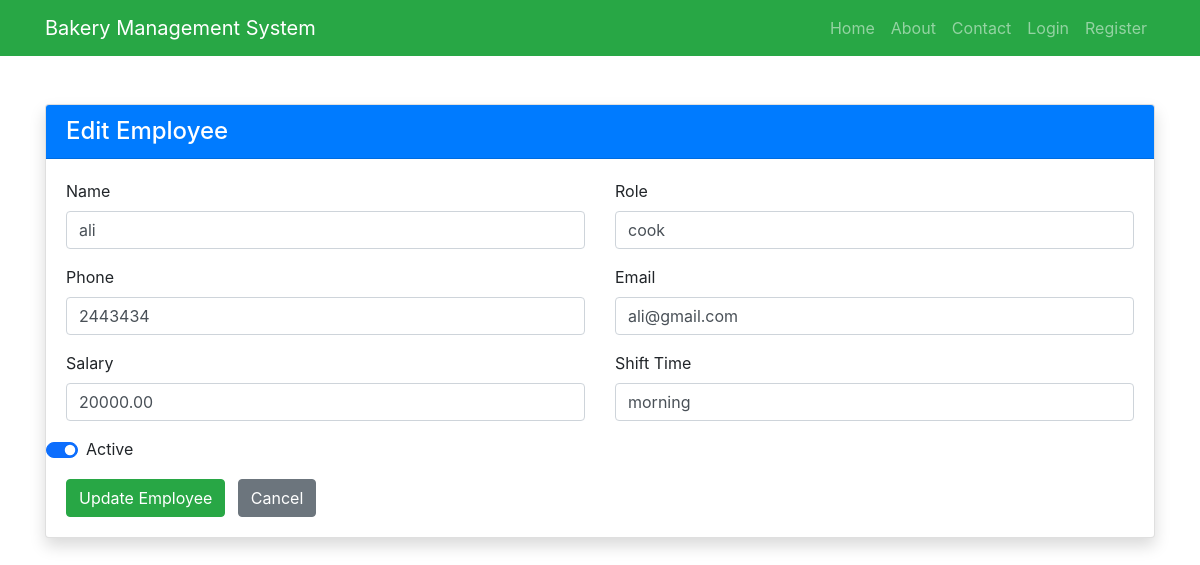
/dashboard/employees/edit.php?id=1, run on the app's committed database.
### tables this page shows
CREATE TABLE `employees` (
  `employee_id` int(11) NOT NULL,
  `name` varchar(100) DEFAULT NULL,
  `role` varchar(50) DEFAULT NULL,
  `phone` varchar(20) DEFAULT NULL,
  `email` varchar(100) DEFAULT NULL,
  `salary` decimal(10,2) DEFAULT NULL,
  `shift_time` varchar(50) DEFAULT NULL,
  `status` enum('active','inactive') DEFAULT 'active',
  `created_at` timestamp NOT NULL DEFAULT current_timestamp()
);

### dashboard/employees/edit.php (the view, shortened to what this page needs)
<?php
$baseURL = '/bakery';
$projectRoot = $_SERVER['DOCUMENT_ROOT'] . $baseURL;
require_once $projectRoot . '/header.php';
$id = intval($_GET['id']);
$stmt = $conn->prepare("SELECT * FROM employees WHERE employee_id = ?");
$stmt->bind_param("i", $id);
$stmt->execute();
$result = $stmt->get_result();
$row = $result->fetch_assoc();
?>
<div class="container mt-5">
    <div class="card shadow rounded">
        <div class="card-header bg-primary text-white">
            <h4 class="mb-0">Edit Employee</h4>
        </div>
        <div class="card-body">
            <form method="post" class="row g-3">
                <div class="col-md-6">
                    <label class="form-label">Name</label>
                    <input type="text" name="name" value="<?= htmlspecialchars($row['name']) ?>" class="form-control" required>
                </div>
                <div class="col-md-6">
                    <label class="form-label">Role</label>
                    <input type="text" name="role" value="<?= htmlspecialchars($row['role']) ?>" class="form-control">
                </div>
                <div class="col-md-6">
                    <label class="form-label">Phone</label>
                    <input type="text" name="phone" value="<?= htmlspecialchars($row['phone']) ?>" class="form-control">
                </div>
                <div class="col-md-6">
                    <label class="form-label">Email</label>
                    <input type="email" name="email" value="<?= htmlspecialchars($row['email']) ?>" class="form-control">
                </div>
                <div class="col-md-6">
                    <label class="form-label">Salary</label>
                    <input type="number" name="salary" step="0.01" value="<?= htmlspecialchars($row['salary']) ?>" class="form-control" required>
                </div>
                <div class="col-md-6">
                    <label class="form-label">Shift Time</label>
                    <input type="text" name="shift_time" value="<?= htmlspecialchars($row['shift_time']) ?>" class="form-control">
                </div>
                <div class="col-12">
                    <div class="form-check form-switch">
                        <input class="form-check-input" type="checkbox" name="status" id="statusSwitch" <?= $row['status'] ? 'checked' : '' ?>>
                        <label class="form-check-label" for="statusSwitch">Active</label>
                    </div>
                </div>
                <div class="col-12">
                    <button type="submit" class="btn btn-success">Update Employee</button>
                    <a href="index.php" class="btn btn-secondary ms-2">Cancel</a>
                </div>
            </form>
        </div>
    </div>
</div>

### data on the page
employees: name "ali", role "cook", phone "2443434", email "ali@gmail.com", salary "20000.00", shift_time "morning", status "☑"
